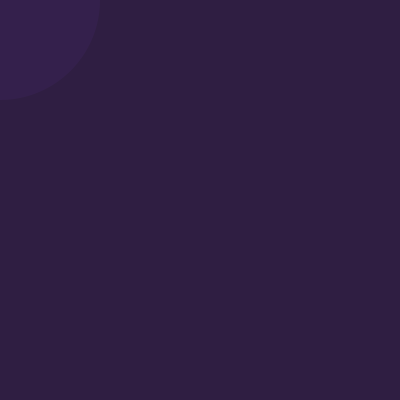
Frame 1 (no input)
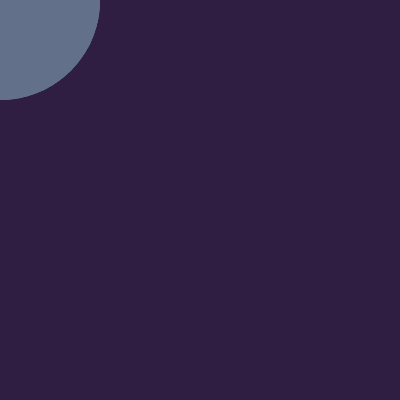
Frame 60 (the mouse pressed at the canvas centre just before this capture)
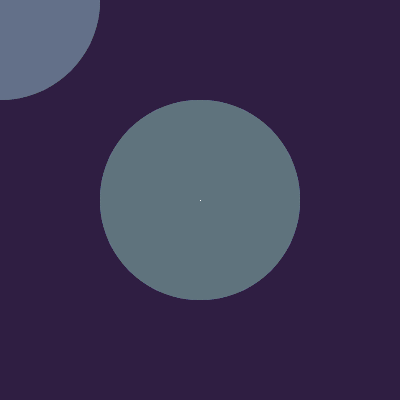
Frame 120 (the mouse held since frame 60 and released just before this capture)

The Processing sketch that drew these frames (run headless with seeded random() and noise(); from frame 60 on, the mouse is pressed at the canvas centre):

// Processing sketch: processing_86760
// ── processing_86760.pde

// © Julia Shen
// yuans @ andrew.cmu.edu

// variables
float x, y, wd, ht;


void setup( )
{
  
  size(400, 400 );
  x = width;
  y = height;
  wd = width * .5;
  ht = height * .5;

  frameRate(10);
  
  background(47, 30, 66);
  noStroke();
  smooth();

}

void draw( )
{
  
  fill(random(200), random(255), random(255), 15);
  noStroke();
  ellipse(mouseX, mouseY, wd, ht);
  

   if (mousePressed == true) {
    stroke(255);
    strokeWeight(1);
    line(x * .5, y * .5, mouseX, mouseY);  }
    


}
